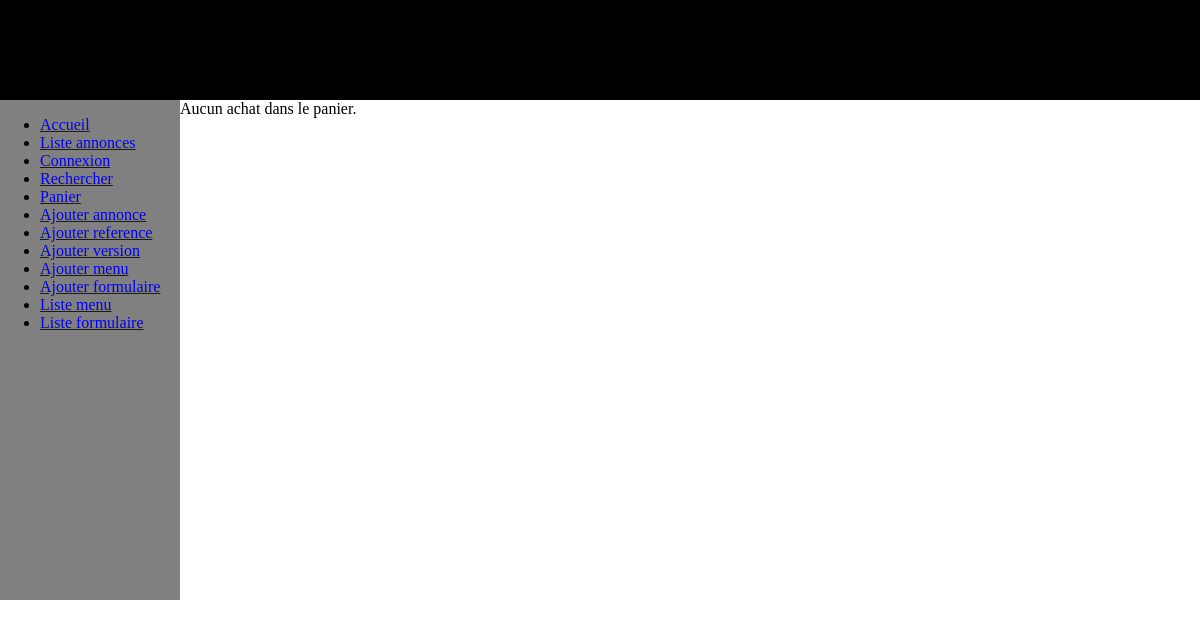
Screenshot of /controller/panier_main.php with the database file from the repository.
### tables this page shows
CREATE TABLE IF NOT EXISTS `_meta_menu` (
`id` int(11) NOT NULL PRIMARY KEY AUTO_INCREMENT,
  `libelle` varchar(20) DEFAULT NULL,
  `chemin` varchar(400) DEFAULT NULL,
  `id_parent` int(11) NOT NULL DEFAULT '0'
);

### view/corps.php (called while the page is built)
<?php
include("banniere.php");
include("menu.php");
?>

### controller/panier_main.php (called while the page is built, shortened)
<?php
include("../view/corps.php");
?>

### class/autoloader.class.php (called while the page is built, shortened)
<?php
class Autoloader{
    static function autoload($class){
        $adresse = $_SERVER['PHP_SELF'];
		$a = explode('/', $adresse);
		$i = sizeof($a);
    }
}
?>

### class/connexion.class.php (called while the page is built, shortened)
<?php
class connexion{
	private  $pdo;
	public function getPDO()
	{
		if($this->pdo ===null){
			$pdo = new PDO('mysql:dbname=mb554950;host=127.0.0.1', 'root', '');
			$pdo->setAttribute(PDO::ATTR_ERRMODE, PDO::ERRMODE_EXCEPTION);
			$this->pdo = $pdo;
		}
		return $this->pdo;
	}
	public function query($statement){
		$req = $this->getPDO()->query($statement);
		$data = $req->fetchAll(PDO::FETCH_CLASS);
		return $data;
	}
}
?>

### view/menu.php (the view, shortened to what this page needs)
<?php
$adresse = $_SERVER['PHP_SELF'];
$a = explode('/', $adresse);
$k = sizeof($a);
if($a[$k-1] == 'index.php'){
	require("class/autoloader.class.php");
}else{
	require("../class/autoloader.class.php");
}
$select = "SELECT * FROM _META_MENU;";
$bdd = new connexion();
$rep = $bdd->query($select);
?>
<html>
<head>
<link rel="stylesheet" type="text/css" href="../style/style.css">
</head>
	<body>
		<div id="menu">
			<?php
			echo "<ul>";
			for($i=0; $i<sizeof($rep); $i++){
				if($a[$k-1] == 'index.php'){
					echo "<li><a href='controller/".$rep[$i]->chemin.".php'>".$rep[$i]->libelle."</a></li>";
				}else{
					echo "<li><a href='".$rep[$i]->chemin.".php'>".$rep[$i]->libelle."</a></li>";
				}
			}
			echo "</ul>";
			?>
		</div>
	</body>
</html>

### style/style.css (style rules this page uses)
body { margin:0; }
#menu { float:left; width:15%; background-color:grey; height:500px; }

### rows the page displays
_meta_menu: libelle "Accueil"
_meta_menu: libelle "Liste annonces"
_meta_menu: libelle "Connexion"
_meta_menu: libelle "Rechercher"
_meta_menu: libelle "Panier"
_meta_menu: libelle "Ajouter annonce"
_meta_menu: libelle "Ajouter reference"
_meta_menu: libelle "Ajouter version"
_meta_menu: libelle "Ajouter menu"
_meta_menu: libelle "Ajouter formulaire"
_meta_menu: libelle "Liste menu"
_meta_menu: libelle "Liste formulaire"
